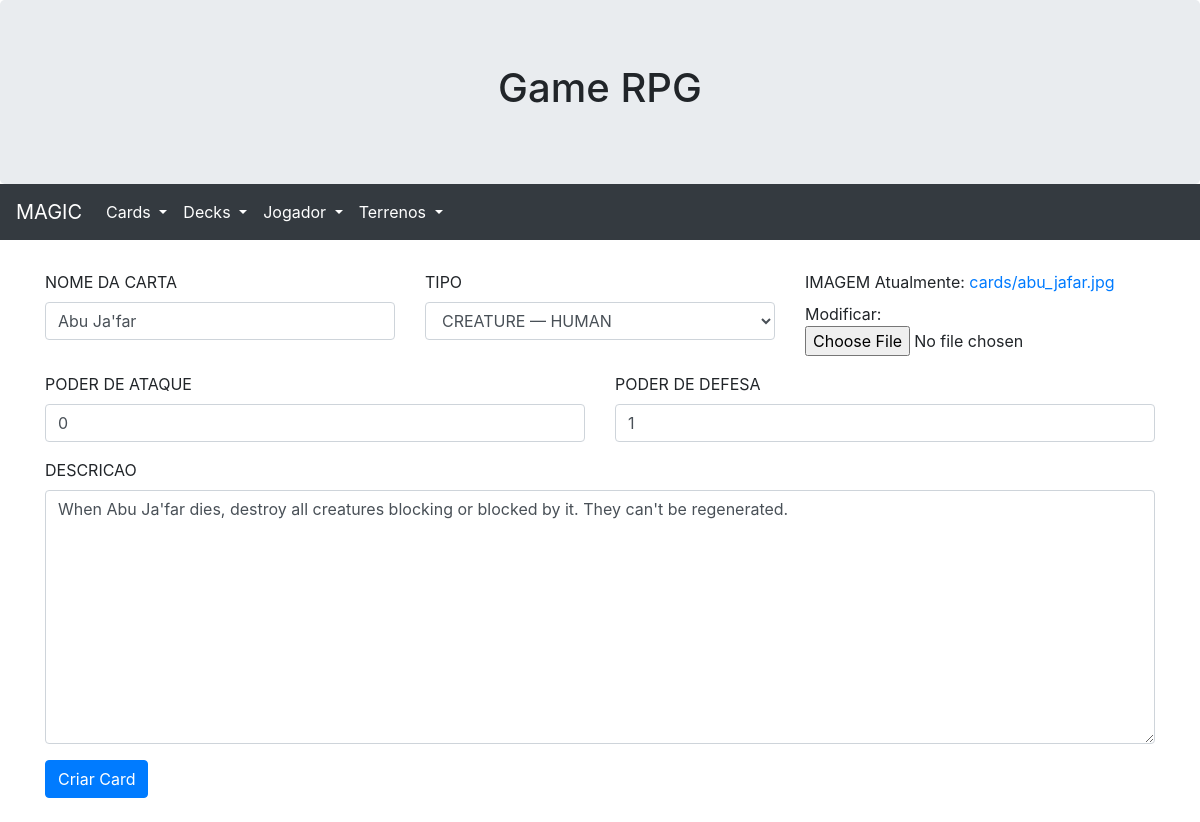
Screenshot of /card/46/update/ with the database file from the repository.
### card/models.py (models this page shows, shortened)
class Card(models.Model):
    nome = models.CharField(verbose_name='NOME DA CARTA', max_length=100)
    imagem = models.FileField(verbose_name='IMAGEM', upload_to='cards')
    tipo = models.ForeignKey(Tipo, on_delete=models.DO_NOTHING, verbose_name='TIPO')
    descricao = models.TextField(verbose_name='DESCRICAO', max_length=1000)
    ataque = models.IntegerField(verbose_name='PODER DE ATAQUE')
    defesa = models.IntegerField(verbose_name='PODER DE DEFESA')

### card/views.py (the view)
# urls.py: path('card/<int:pk>/update/', updateCard, name="update_card"),
def updateCard(request, pk):
    card = Card.objects.filter(id=pk).first()
    if request.method == 'POST':
        form = AddCardForm(request.POST or None, request.FILES, instance=card)
        if form.is_valid():
            card = form.save(commit=False)
            card.save()
            return redirect(reverse_lazy('add_card'))
    else:
        form = AddCardForm(instance=card)
    return render(request, '02_card/add.html', locals())

### card/forms.py (shortened to what this page needs)
class AddCardForm(ModelForm):
    class Meta:
        model = Card
        widgets = {
            'nome': forms.TextInput(attrs={'class': 'form-control'}),
            'tipo': forms.Select(attrs={'class': 'form-control'}),
            'descricao': forms.Textarea(attrs={'class': 'form-control'}),
            'ataque': forms.TextInput(attrs={'type': 'number', 'class': 'form-control'}),
            'defesa': forms.TextInput(attrs={'type': 'number', 'class': 'form-control'}),
        }
        fields = [
            'nome',
            'imagem',
            'tipo',
            'descricao',
            'ataque',
            'defesa',
        ]

### card/models.py (called while the page is built)
    def __str__(self):
        return self.nome

### www/templates/02_card/add.html (shortened to what this page needs)
{% extends '00_base/base.html' %}
{% block container %}
    <form method="POST" enctype="multipart/form-data">
        <div class="row">
            <div class="col">
                <div class="form-group">
                    <label for="{{ form.nome.id_for_label }}">{{ form.nome.label }}</label>
                    {{ form.nome }}
                </div>
            </div>
            <div class="col">
                <div class="form-group">
                    <label for="{{ form.tipo.id_for_label }}">{{ form.tipo.label }}</label>
                    {{ form.tipo }}
                </div>
            </div>
            <div class="col">
                <div class="form-group">
                    <label for="{{ form.imagem.id_for_label }}">{{ form.imagem.label }}</label>
                    {{ form.imagem }}
                </div>
            </div>
        </div>
        <div class="row">
            <div class="col">
                <div class="form-group">
                    <label for="{{ form.ataque.id_for_label }}">{{ form.ataque.label }}</label>
                    {{ form.ataque }}
                </div>
            </div>
            <div class="col">
                <div class="form-group">
                    <label for="{{ form.defesa.id_for_label }}">{{ form.defesa.label }}</label>
                    {{ form.defesa }}
                </div>
            </div>
        </div>
        <div class="row">
            <div class="col">
                <div class="form-group">
                    <label for="{{ form.descricao.id_for_label }}">{{ form.descricao.label }}</label>
                    {{ form.descricao }}
                </div>
            </div>
        </div>
        <div class="row">
            <div class="col">
                <button type="submit" class="btn btn-primary">Criar Card</button>
            </div>
        </div>
        <br>
    </form>
{% endblock container %}

### rows the page displays
Card: nome "Abu Ja'far", tipo "CREATURE — HUMAN", ataque "0", defesa "1", descricao "When Abu Ja'far dies, destroy all creatures blocking or blocked by it. They can't be regenerated."
